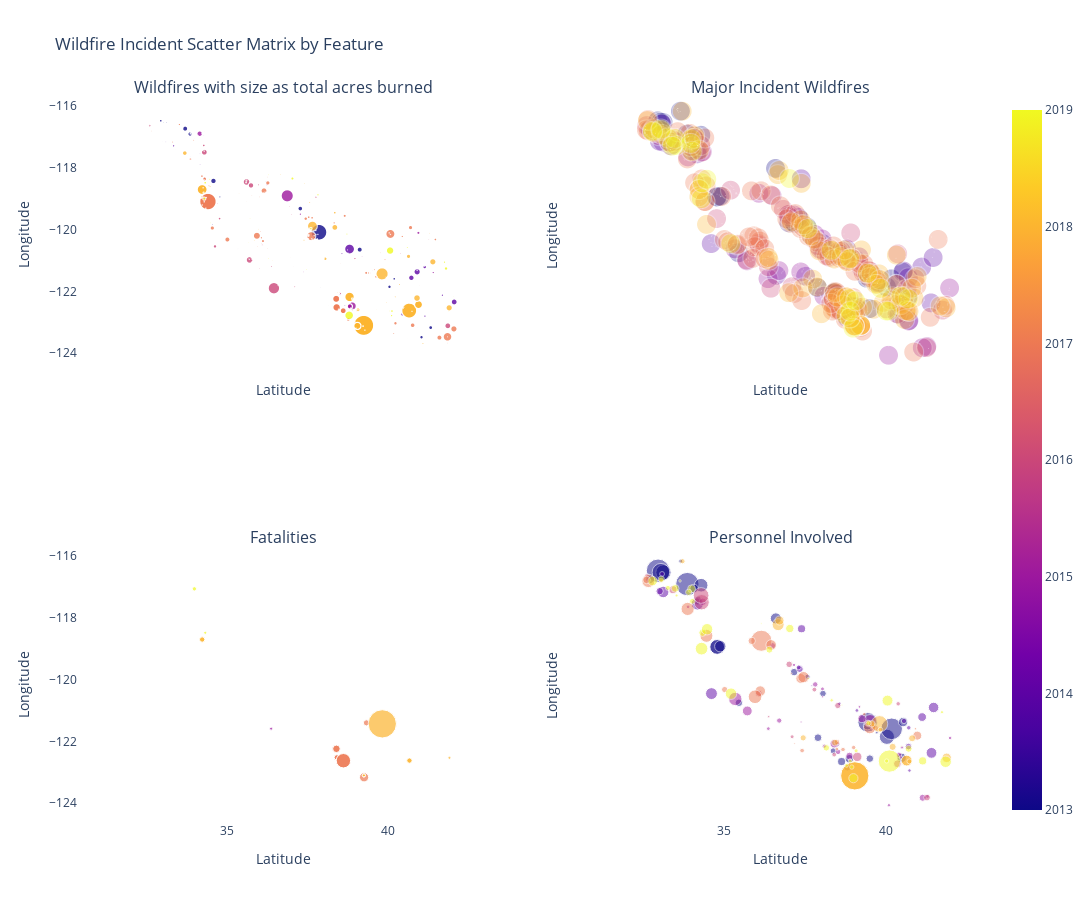

Notebook code cell kept with this figure:
### Markdown cell above
Next, we will use the latitude and longitude data to answer the question we started with - how are these wildfires geographically distributed ?

### Code cell
fig6 = make_subplots(
    rows=2, cols=2,
    subplot_titles=[
        "Wildfires with size as total acres burned",
        "Major Incident Wildfires",
        "Fatalities",
        "Personnel Involved"
    ],
    shared_xaxes=True,
    shared_yaxes=True
)

x_range = [30.45, 43.05]
y_range = [-124.55, -115.80]
color_col = "ArchiveYear"
colorscale = "Rainbow"

scatter_one_df = cleaned_df.dropna(subset=['Latitude', 'Longitude', 'AcresBurned', 'ArchiveYear'])
scatterOne = px.scatter(scatter_one_df, x="Latitude", y="Longitude", color="ArchiveYear", size=scatter_one_df["AcresBurned"] * 100, color_continuous_scale=colorscale, opacity=0.8)
for trace in scatterOne.data:
    trace.showlegend = False
    fig6.add_trace(trace, row=1, col=1)

# Build second scatter chart - Major Incident vs latitude and longitude
scatter_two_df = cleaned_df.dropna(subset=['Latitude', 'Longitude', 'MajorIncident', 'ArchiveYear'])
scatterTwo = px.scatter(scatter_two_df, x="Latitude", y="Longitude", color="ArchiveYear", size=scatter_two_df["MajorIncident"] * 10, color_continuous_scale=colorscale, opacity=0.3)
for trace in scatterTwo.data:
    trace.showlegend = False
    fig6.add_trace(trace, row=1, col=2)

# Build third scatter chart - Fatalities vs latitude and longitude
scatter_three_df = cleaned_df.dropna(subset=['Latitude', 'Longitude', 'Fatalities', 'ArchiveYear'])
scatterThree = px.scatter(scatter_three_df, x="Latitude", y="Longitude", color="ArchiveYear", size=scatter_three_df["Fatalities"] * 50, color_continuous_scale=colorscale, opacity=0.7)
for trace in scatterThree.data:
    trace.showlegend = False
    fig6.add_trace(trace, row=2, col=1)

# Build fourth scatter chart - Personnel Involved vs latitude and longitude
scatter_four_df = cleaned_df.dropna(subset=['Latitude', 'Longitude', 'PersonnelInvolved', 'ArchiveYear'])
scatterFour = px.scatter(scatter_four_df, x="Latitude", y="Longitude", color="ArchiveYear", size=scatter_four_df["PersonnelInvolved"] / 2, color_continuous_scale=colorscale, opacity=0.5)
for trace in scatterFour.data:
    trace.showlegend = False
    fig6.add_trace(trace, row=2, col=2)

for i in range(1, 3):
    for j in range(1, 3):
        fig6.update_xaxes(range=x_range, title_text="Latitude", row=i, col=j, showgrid=False, showline=True, zeroline=True)
        fig6.update_yaxes(range=y_range, title_text="Longitude", row=i, col=j, showgrid=False, showline=True, zeroline=True)

fig6.update_layout(
    height=900,
    width=1200,
    title_text="Wildfire Incident Scatter Matrix by Feature",
    showlegend=False,
    plot_bgcolor='white'
)
fig6.show()

### Figure 1 — Plotly figure (JSON) as saved in the notebook; plotly's stock layout.template omitted (floating-point values rounded to 4 significant figures; data arrays with more than 128 entries replaced by an {"elided": "..."} marker saying what was removed)
{"data": [{"hovertemplate": "Latitude=%{x}<br>Longitude=%{y}<br>size=%{marker.size}<br>ArchiveYear=%{marker.color}<extra></extra>", "legendgroup": "", "marker": {"color": {"elided": "1439 int values"}, "coloraxis": "coloraxis", "opacity": 0.8, "size": {"elided": "1439 float values"}, "sizemode": "area", "sizeref": 102600.0, "symbol": "circle"}, "mode": "markers", "name": "", "showlegend": false, "type": "scattergl", "x": {"elided": "1439 float values"}, "xaxis": "x", "y": {"elided": "1439 float values"}, "yaxis": "y"}, {"hovertemplate": "Latitude=%{x}<br>Longitude=%{y}<br>size=%{marker.size}<br>ArchiveYear=%{marker.color}<extra></extra>", "legendgroup": "", "marker": {"color": {"elided": "1442 int values"}, "coloraxis": "coloraxis", "opacity": 0.3, "size": {"elided": "1442 int values"}, "sizemode": "area", "sizeref": 0.025, "symbol": "circle"}, "mode": "markers", "name": "", "showlegend": false, "type": "scattergl", "x": {"elided": "1442 float values"}, "xaxis": "x2", "y": {"elided": "1442 float values"}, "yaxis": "y2"}, {"hovertemplate": "Latitude=%{x}<br>Longitude=%{y}<br>size=%{marker.size}<br>ArchiveYear=%{marker.color}<extra></extra>", "legendgroup": "", "marker": {"color": [2015, 2017, 2017, 2017, 2017, 2017, 2017, 2017, 2017, 2018, 2018, 2018, 2018, 2018, 2018, 2018, 2018, 2018, 2018, 2019, 2019], "coloraxis": "coloraxis", "opacity": 0.7, "size": [50.0, 150.0, 150.0, 300.0, 300.0, 1100.0, 1100.0, 450.0, 200.0, 50.0, 50.0, 50.0, 50.0, 150.0, 150.0, 4250.0, 150.0, 150.0, 50.0, 100.0, 50.0], "sizemode": "area", "sizeref": 10.62, "symbol": "circle"}, "mode": "markers", "name": "", "orientation": "v", "showlegend": false, "type": "scatter", "x": [36.37, 38.4, 38.4, 38.39, 38.39, 38.61, 38.61, 39.25, 39.32, 39.24, 39.24, 39.24, 39.24, 40.65, 40.65, 39.81, 34.23, 34.23, 41.89, 33.99, 34.33], "xaxis": "x3", "y": [-121.6, -122.5, -122.5, -122.2, -122.2, -122.6, -122.6, -123.2, -121.4, -123.1, -123.1, -123.1, -123.1, -122.6, -122.6, -121.4, -118.7, -118.7, -122.5, -117.1, -118.5], "yaxis": "y3"}, {"hovertemplate": "Latitude=%{x}<br>Longitude=%{y}<br>size=%{marker.size}<br>ArchiveYear=%{marker.color}<extra></extra>", "legendgroup": "", "marker": {"color": {"elided": "186 int values"}, "coloraxis": "coloraxis", "opacity": 0.5, "size": {"elided": "186 float values"}, "sizemode": "area", "sizeref": 3.875, "symbol": "circle"}, "mode": "markers", "name": "", "orientation": "v", "showlegend": false, "type": "scatter", "x": {"elided": "186 float values"}, "xaxis": "x4", "y": {"elided": "186 float values"}, "yaxis": "y4"}], "layout": {"annotations": [{"font": {"size": 16}, "showarrow": false, "text": "Wildfires with size as total acres burned", "x": 0.225, "xanchor": "center", "xref": "paper", "y": 1, "yanchor": "bottom", "yref": "paper"}, {"font": {"size": 16}, "showarrow": false, "text": "Major Incident Wildfires", "x": 0.775, "xanchor": "center", "xref": "paper", "y": 1, "yanchor": "bottom", "yref": "paper"}, {"font": {"size": 16}, "showarrow": false, "text": "Fatalities", "x": 0.225, "xanchor": "center", "xref": "paper", "y": 0.375, "yanchor": "bottom", "yref": "paper"}, {"font": {"size": 16}, "showarrow": false, "text": "Personnel Involved", "x": 0.775, "xanchor": "center", "xref": "paper", "y": 0.375, "yanchor": "bottom", "yref": "paper"}], "height": 900, "plot_bgcolor": "white", "showlegend": false, "title": {"text": "Wildfire Incident Scatter Matrix by Feature"}, "width": 1200, "xaxis": {"anchor": "y", "domain": [0, 0.45], "matches": "x3", "range": [30.45, 43.05], "showgrid": false, "showline": true, "showticklabels": false, "title": {"text": "Latitude"}, "zeroline": true}, "xaxis2": {"anchor": "y2", "domain": [0.55, 1], "matches": "x4", "range": [30.45, 43.05], "showgrid": false, "showline": true, "showticklabels": false, "title": {"text": "Latitude"}, "zeroline": true}, "xaxis3": {"anchor": "y3", "domain": [0, 0.45], "range": [30.45, 43.05], "showgrid": false, "showline": true, "title": {"text": "Latitude"}, "zeroline": true}, "xaxis4": {"anchor": "y4", "domain": [0.55, 1], "range": [30.45, 43.05], "showgrid": false, "showline": true, "title": {"text": "Latitude"}, "zeroline": true}, "yaxis": {"anchor": "x", "domain": [0.625, 1], "range": [-124.5, -115.8], "showgrid": false, "showline": true, "title": {"text": "Longitude"}, "zeroline": true}, "yaxis2": {"anchor": "x2", "domain": [0.625, 1], "matches": "y", "range": [-124.5, -115.8], "showgrid": false, "showline": true, "showticklabels": false, "title": {"text": "Longitude"}, "zeroline": true}, "yaxis3": {"anchor": "x3", "domain": [0, 0.375], "range": [-124.5, -115.8], "showgrid": false, "showline": true, "title": {"text": "Longitude"}, "zeroline": true}, "yaxis4": {"anchor": "x4", "domain": [0, 0.375], "matches": "y3", "range": [-124.5, -115.8], "showgrid": false, "showline": true, "showticklabels": false, "title": {"text": "Longitude"}, "zeroline": true}}}
